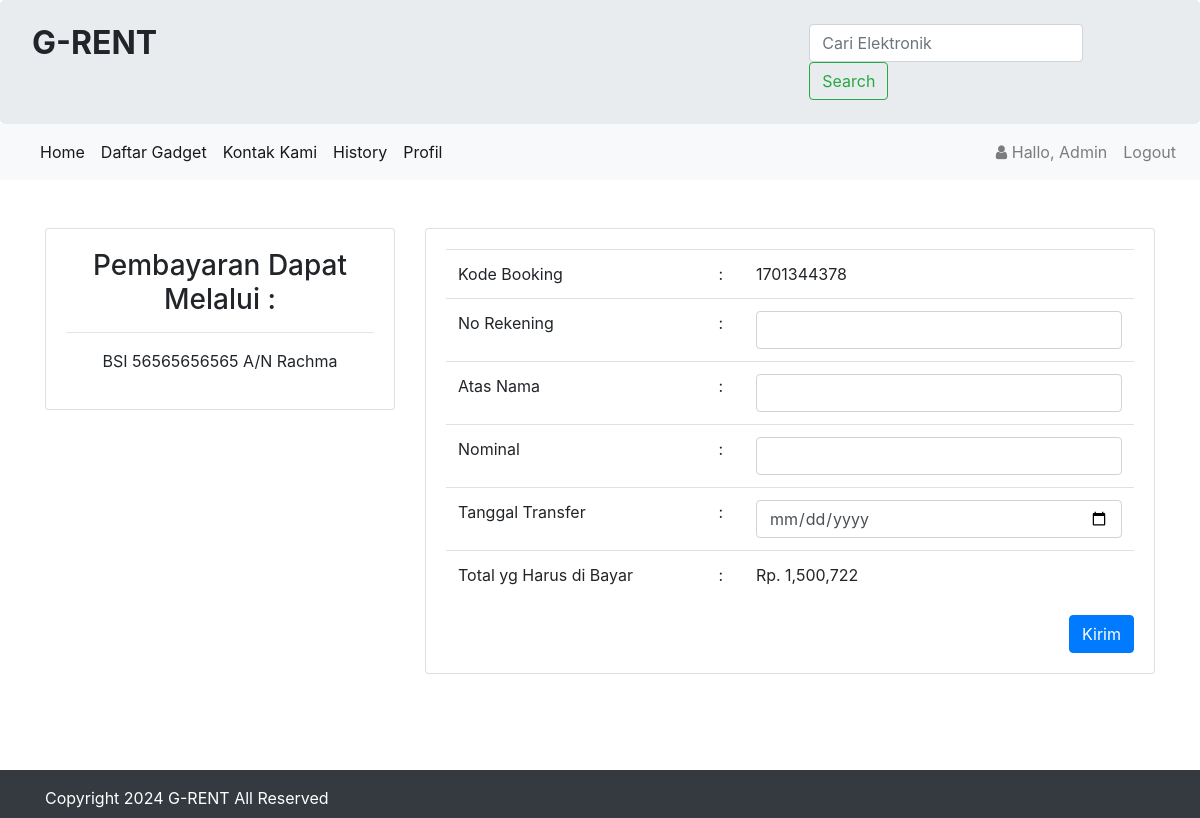
The page /konfirmasi.php?id=1701344378 (signed in) on the database its author committed.
### tables this page shows
CREATE TABLE `infoweb` (
  `id` int(11) NOT NULL,
  `nama_rental` varchar(255) DEFAULT NULL,
  `telp` varchar(15) DEFAULT NULL,
  `alamat` text DEFAULT NULL,
  `email` varchar(255) DEFAULT NULL,
  `no_rek` text DEFAULT NULL,
  `updated_at` timestamp NOT NULL DEFAULT current_timestamp()
);

CREATE TABLE `booking` (
  `id_booking` int(11) NOT NULL,
  `kode_booking` varchar(255) NOT NULL,
  `id_login` int(11) NOT NULL,
  `id_gadget` int(11) NOT NULL,
  `ktp` varchar(255) NOT NULL,
  `nama` varchar(255) NOT NULL,
  `alamat` varchar(255) NOT NULL,
  `no_tlp` varchar(15) NOT NULL,
  `tanggal` varchar(255) NOT NULL,
  `lama_sewa` int(11) NOT NULL,
  `total_harga` int(11) NOT NULL,
  `konfirmasi_pembayaran` varchar(255) NOT NULL,
  `tgl_input` varchar(255) NOT NULL
);

### koneksi/koneksi.php (called while the page is built, shortened)
<?php
$user = 'root';
$pass = '';
$koneksi = new PDO("mysql:host=localhost;port=3307;dbname=rental_api", $user, $pass);
$url = "http://localhost/G-Rent/";
$sql_web = "SELECT * FROM infoweb WHERE id = 1";
$row_web = $koneksi->prepare($sql_web);
$row_web->execute();
$info_web = $row_web->fetch(PDO::FETCH_OBJ);

### konfirmasi.php (the view, shortened to what this page needs)
<?php
    require 'koneksi/koneksi.php';
    include 'header.php';
    $kode_booking = $_GET['id'];
    $hasil = $koneksi->query("SELECT * FROM booking WHERE kode_booking = '$kode_booking'")->fetch();
?>
<br>
<br>
<div class="container">
<div class="row">
    <div class="col-sm-4">
        <div class="card">
            <div class="card-body">
                <center><h3>Pembayaran Dapat Melalui :</h3>
                <hr/>
                <p> BSI 56565656565 A/N Rachma </p></center>
            </div>
        </div>
    </div>
    <div class="col-sm-8">
         <div class="card">
           <div class="card-body">
               <form method="post" action="koneksi/proses.php?id=konfirmasi">
                    <table class="table">
                        <tr>
                            <td>Kode Booking  </td>
                            <td> :</td>
                            <td><?php echo $hasil['kode_booking'];?></td>
                        </tr>
                        <tr>
                            <td>No Rekening   </td>
                            <td> :</td>
                            <td><input type="text" name="no_rekening" required class="form-control"></td>
                        </tr>
                        <tr>
                            <td>Atas Nama </td>
                            <td> :</td>
                            <td><input type="text" name="nama" required class="form-control"></td>
                        </tr>
                        <tr>
                            <td>Nominal  </td>
                            <td> :</td>
                            <td><input type="text" name="nominal" required class="form-control"></td>
                        </tr>
                        <tr>
                            <td>Tanggal  Transfer</td>
                            <td> :</td>
                            <td><input type="date" name="tgl" required class="form-control"></td>
                        </tr>
                        <tr>
                            <td>Total yg Harus di Bayar </td>
                            <td> :</td>
                            <td>Rp. <?php echo number_format($hasil['total_harga']);?></td>
                        </tr>
                    </table>
                    <button type="submit" class="btn btn-primary float-right">Kirim</button>
               </form>
           </div>
         </div>
    </div>
</div>
</div>
<br>
<br>
<br>
<?php include 'footer.php';?>

### header.php (shortened to what this page needs)
<!doctype html>
<html lang="en">
  <head>
    <link rel="stylesheet" href="assets/css/bootstrap.css" >
    <link rel="stylesheet" href="assets/css/font-awesome.css" >
  </head>
  <body>
    <div class="jumbotron pt-4 pb-4">
        <div class="row">
            <div class="col-sm-8">
                <h2><b style="text-transform:uppercase;"><?= $info_web->nama_rental;?> </b></h2>
            </div>
            <div class="col-sm-4">
                <form class="form-inline" method="get" action="blog.php">
                    <input class="form-control mr-sm-2" type="search" name="cari" placeholder="Cari Elektronik" aria-label="Search">
                    <button class="btn btn-outline-success my-2 my-sm-0" type="submit">Search</button>
                </form>
            </div>
        </div>
    </div>
    <nav class="navbar navbar-expand-lg navbar-light bg-light">
        <div class="collapse navbar-collapse" id="navbarTogglerDemo01">
            <ul class="navbar-nav mr-auto mt-2 mt-lg-0">
                <li class="nav-item active">
                    <a class="nav-link" href="index.php">Home <span class="sr-only">(current)</span></a>
                </li>
                <li class="nav-item active">
                    <a class="nav-link" href="blog.php">Daftar Gadget</a>
                </li>
                <li class="nav-item active">
                    <a class="nav-link" href="kontak.php">Kontak Kami</a>
                </li>
            <?php if(!empty($_SESSION['USER'])){?>
                <li class="nav-item active">
                    <a class="nav-link" href="history.php">History</a>
                </li>
                <li class="nav-item active">
                    <a class="nav-link" href="profil.php">Profil</a>
                </li>
            <?php }?>
            </ul>
            <?php if(!empty($_SESSION['USER'])){?>
            <ul class="navbar-nav my-2 my-lg-0">
                <li class="nav-item">
                    <a class="nav-link" href="#">
                        <i class="fa fa-user"> </i> Hallo, <?php echo $_SESSION['USER']['nama_pengguna'];?>
                    </a>
                </li>
                <li class="nav-item">
                    <a class="nav-link" onclick="return confirm('Apakah anda ingin logout ?');" href="<?php echo $url;?>admin/logout.php">Logout</a>
                </li>
            </ul>
            <?php }?>
        </div>
    </nav>

### footer.php (shortened to what this page needs)
    <div class="footer mt-4 bg-dark text-white pt-3 pb-2">
      <div class="container">
        Copyright <?= date('Y');?> <?= $info_web->nama_rental;?> All Reserved
      </div>
    </div>
  </body>
</html>

### rows shown on the page
infoweb: nama_rental "G-RENT"
booking: kode_booking "1701344378", total_harga "1,500,722"

### other values the page prints
$_SESSION['USER']['nama_pengguna'] "Admin"
